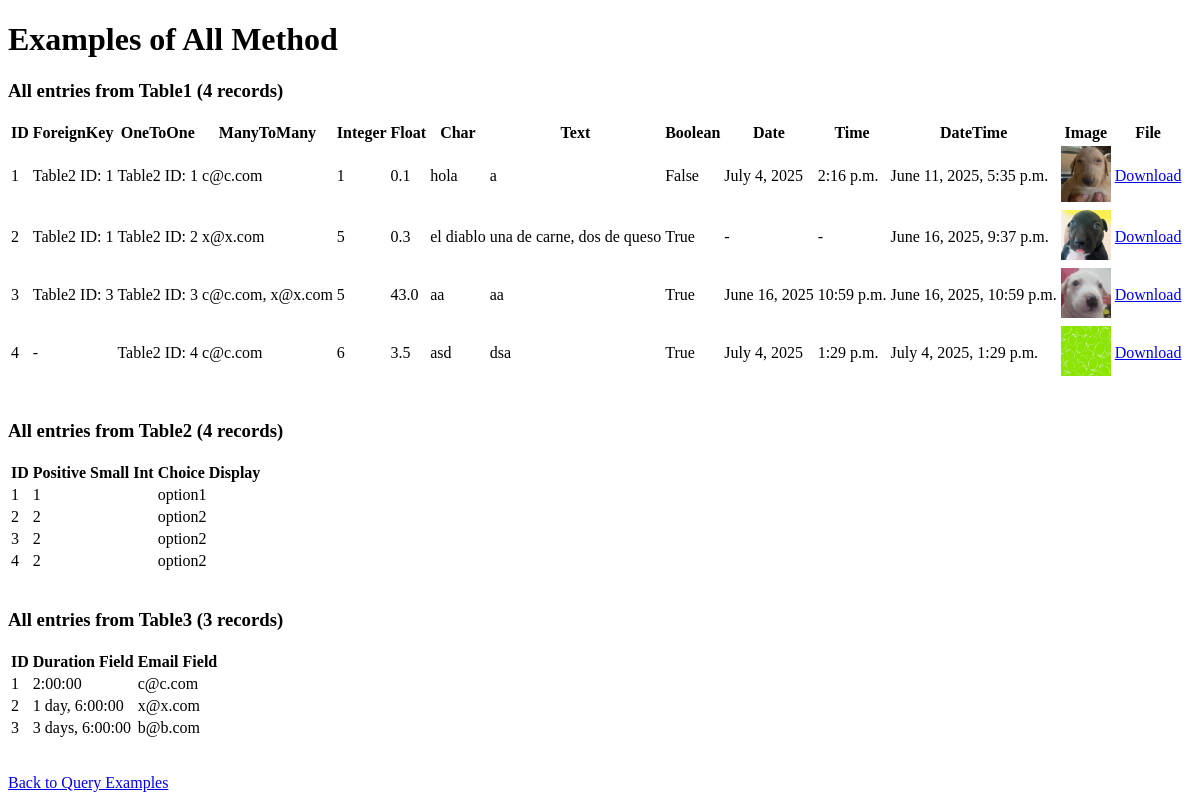
Page /all_example on the earlier database version.
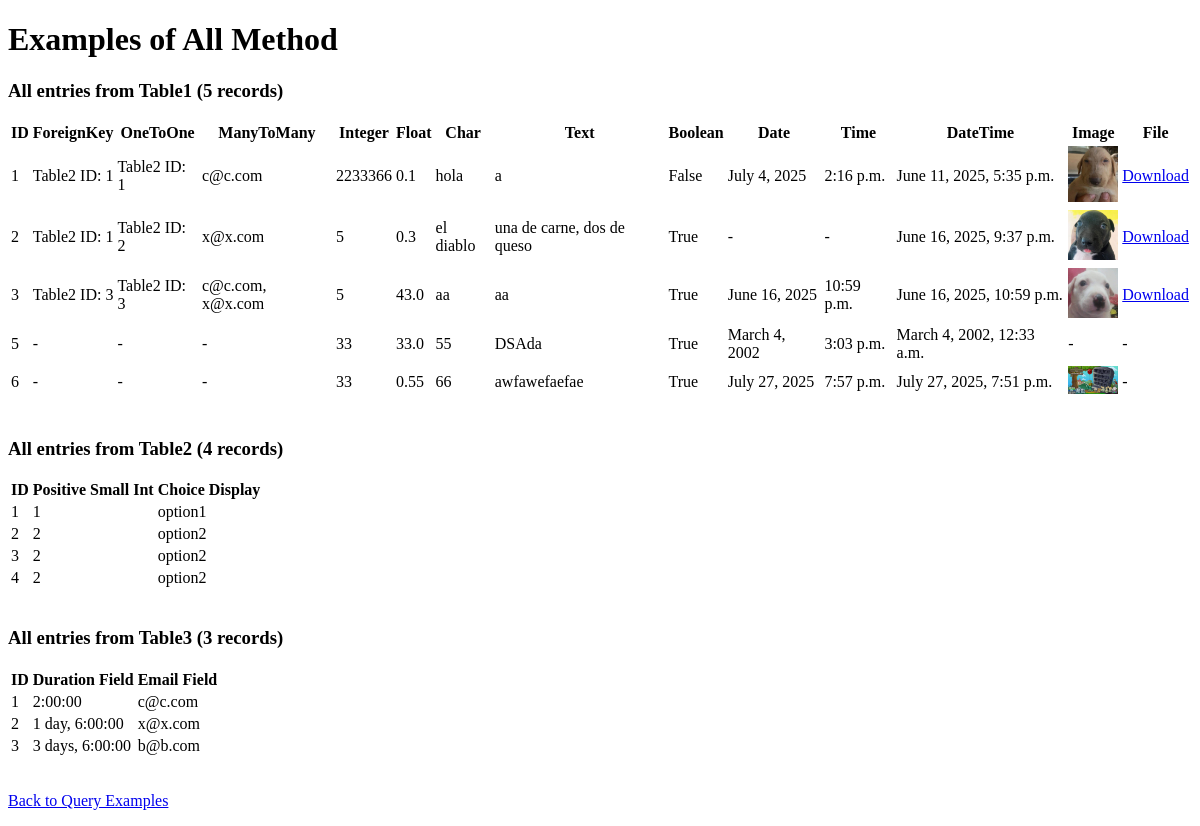
Same page on the later database version.
### rest_basic/models.py (models this page shows, shortened)
class Table1(models.Model):
    foreign_key = models.ForeignKey(Table2, on_delete=models.CASCADE, related_name='table1_foreign', null=True, blank=True)
    one_to_one = models.OneToOneField(Table2, on_delete=models.CASCADE, related_name='table1_one', null=True, blank=True)
    many_to_many = models.ManyToManyField(Table3, related_name='table1_many', blank=True)
    integer_field = models.IntegerField(null=True, blank=True)      # Integer value (optional)
    float_field = models.FloatField(null=True, blank=True)          # Floating point number
    char_field = models.CharField(max_length=15)                    # Short text with max length
    text_field= models.TextField(blank=True)                        # Long text (optional)
    boolean_field = models.BooleanField(default=False)              # True or False
    date_field = models.DateField(null=True, blank=True)           # Date only
    time_field = models.TimeField(null=True, blank=True)           # Time only
    datetime_field = models.DateTimeField(null=True, blank=True)   # Full date and time
    image_field = models.ImageField(upload_to='images/', null=True, blank=True)  # For image files
    file_field = models.FileField(upload_to='files/', null=True, blank=True)     # For general files

class Table2(models.Model):
    CHOICES = (
        (1, 'option1'),
        (2, 'option2'),
    )
    positive_small_int = models.PositiveSmallIntegerField(choices=CHOICES, default=1)
    def __str__(self):
        return f"Table2 ID: {self.id}"

class Table3(models.Model):
    duration_field = models.DurationField()
    email_field = models.EmailField(max_length=254, unique=True)

### rest_basic/views.py (the view)
# urls.py: path('all_example', views.all_example, name='all_example'),
def all_example(request):
    all_table1 = Table1.objects.all()
    all_table2 = Table2.objects.all()
    all_table3 = Table3.objects.all()
    context = {
        'type': 'All',
        'table1_data': all_table1,
        'table2_data': all_table2,
        'table3_data': all_table3,
        'table1_count': all_table1.count(),
        'table2_count': all_table2.count(),
        'table3_count': all_table3.count(),
    }
    return render(request, 'all_queries.html', context)

### rest_basic/templates/all_queries.html
{% extends "base.html" %}
{% block body %}
<h1>Examples of {{ type }} Method</h1>
<h3>All entries from Table1 ({{ table1_count }} records)</h3>
{% if table1_data %}
<table>
    <thead>
        <tr>
            <th>ID</th>
            <th>ForeignKey</th>
            <th>OneToOne</th>
            <th>ManyToMany</th>
            <th>Integer</th>
            <th>Float</th>
            <th>Char</th>
            <th>Text</th>
            <th>Boolean</th>
            <th>Date</th>
            <th>Time</th>
            <th>DateTime</th>
            <th>Image</th>
            <th>File</th>
        </tr>
    </thead>
    <tbody>
        {% for entry in table1_data %}
        <tr>
            <td>{{ entry.id }}</td>
            <td>{{ entry.foreign_key|default:"-" }}</td>
            <td>{{ entry.one_to_one|default:"-" }}</td>
            <td>
                {% for m in entry.many_to_many.all %}
                    {{ m.email_field }}{% if not forloop.last %}, {% endif %}
                {% empty %}
                    -
                {% endfor %}
            </td>
            <td>{{ entry.integer_field|default:"-" }}</td>
            <td>{{ entry.float_field|default:"-" }}</td>
            <td>{{ entry.char_field|default:"-" }}</td>
            <td>{{ entry.text_field|default:"-" }}</td>
            <td>{{ entry.boolean_field }}</td>
            <td>{{ entry.date_field|default:"-" }}</td>
            <td>{{ entry.time_field|default:"-" }}</td>
            <td>{{ entry.datetime_field|default:"-" }}</td>
            <td>
                {% if entry.image_field %}
                    <img src="{{ entry.image_field.url }}" alt="img" width="50">
                {% else %}
                    -
                {% endif %}
            </td>
            <td>
                {% if entry.file_field %}
                    <a href="{{ entry.file_field.url }}">Download</a>
                {% else %}
                    -
                {% endif %}
            </td>
        </tr>
        {% endfor %}
    </tbody>
</table>
{% else %}
<p>No records found in Table1.</p>
{% endif %}
<br>
<h3>All entries from Table2 ({{ table2_count }} records)</h3>
{% if table2_data %}
<table>
    <thead>
        <tr>
            <th>ID</th>
            <th>Positive Small Int</th>
            <th>Choice Display</th>
        </tr>
    </thead>
    <tbody>
        {% for entry in table2_data %}
        <tr>
            <td>{{ entry.id }}</td>
            <td>{{ entry.positive_small_int }}</td>
            <td>{{ entry.get_positive_small_int_display }}</td>
        </tr>
        {% endfor %}
    </tbody>
</table>
{% else %}
<p>No records found in Table2.</p>
{% endif %}
<br>
<h3>All entries from Table3 ({{ table3_count }} records)</h3>
{% if table3_data %}
<table>
    <thead>
        <tr>
            <th>ID</th>
            <th>Duration Field</th>
            <th>Email Field</th>
        </tr>
    </thead>
    <tbody>
        {% for entry in table3_data %}
        <tr>
            <td>{{ entry.id }}</td>
            <td>{{ entry.duration_field }}</td>
            <td>{{ entry.email_field }}</td>
        </tr>
        {% endfor %}
    </tbody>
</table>
{% else %}
<p>No records found in Table3.</p>
{% endif %}
<br>
<p><a href="{% url 'making_queries' %}">Back to Query Examples</a></p>
{% endblock %}

### rest_basic/templates/base.html (shortened to what this page needs)
{% load static %}
<!DOCTYPE html>
<html lang="en">
    <head>
    </head>
    <body>
        {% block body %}
        {% endblock %}
    </body>
</html>

Differences in the rows shown:
removed Table1: id "4", foreign_key "-", one_to_one "Table2 ID: 4", integer_field "6", float_field "3.5", char_field "asd", text_field "dsa", boolean_field "True", date_field "July 4, 2025", time_field "1:29 p.m.", datetime_field "July 4, 2025, 1:29 p.m.", image_field (picture), Table3 (email_field "c@c.com")
changed Table1 "hola": integer_field "1" → "2233366"
added Table1: id "5", foreign_key "-", one_to_one "-", integer_field "33", float_field "33.0", char_field "55", text_field "DSAda", boolean_field "True", date_field "March 4, 2002", time_field "3:03 p.m.", datetime_field "March 4, 2002, 12:33 a.m."
added Table1: id "6", foreign_key "-", one_to_one "-", integer_field "33", float_field "0.55", char_field "66", text_field "awfawefaefae", boolean_field "True", date_field "July 27, 2025", time_field "7:57 p.m.", datetime_field "July 27, 2025, 7:51 p.m.", image_field (picture)
Other differences:
{{ table1_count }}: "4" → "5"
